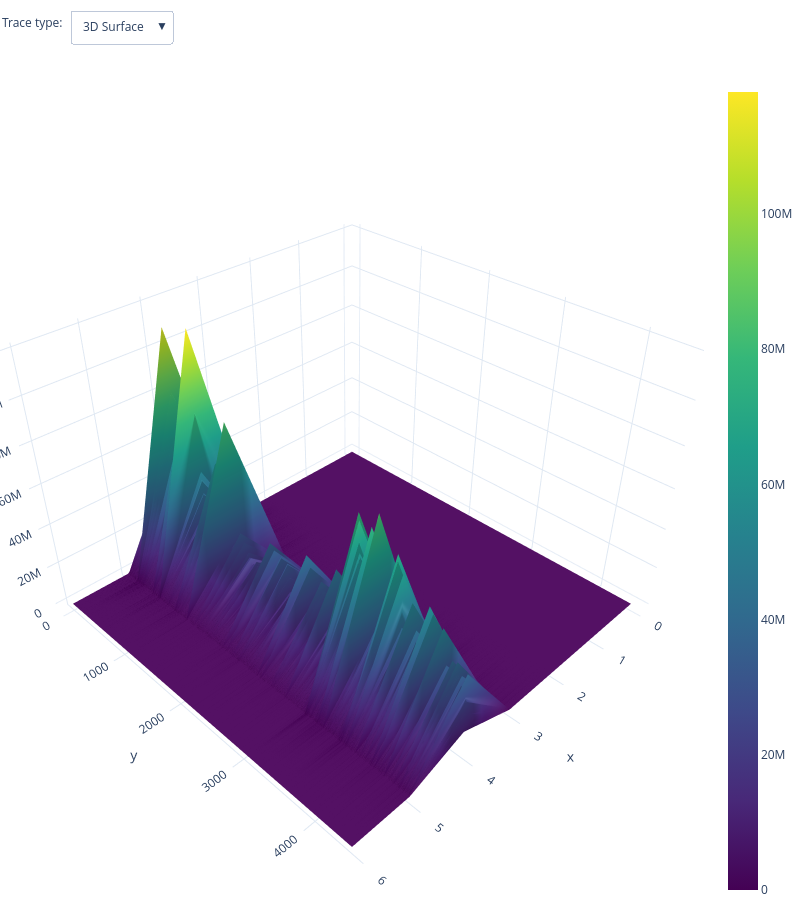

This figure's notebook cell:
### Markdown cell above
##The code for creating this was originally sourced from plotly.com and then customized for this analysis. It's open source, and you can find licensing details on plotly.com.##

It is a 3 Dimensional surface plot of normalized returns and can be used to visualize the data from a different angle.

### Code cell
import plotly.graph_objects as go  # Importing Plotly's graph_objects module

# create figure
fig = go.Figure()

# Add surface trace
fig.add_trace(go.Surface(z=df_xom.values.tolist(), colorscale="Viridis"))

# Update plot sizing
fig.update_layout(
    width=800,
    height=900,
    autosize=False,
    margin=dict(t=0, b=0, l=0, r=0),
    template="plotly_white",
)

# Update 3D scene options
fig.update_scenes(
    aspectratio=dict(x=1, y=1, z=0.7),
    aspectmode="manual"
)

# Add dropdown
fig.update_layout(
    updatemenus=[
        dict(
            buttons=list([
                dict(
                    args=["type", "surface"],
                    label="3D Surface",
                    method="restyle"
                ),
                dict(
                    args=["type", "heatmap"],
                    label="Heatmap",
                    method="restyle"
                )
            ]),
            direction="down",
            pad={"r": 10, "t": 10},
            showactive=True,
            x=0.1,
            xanchor="left",
            y=1.1,
            yanchor="top"
        ),
    ]
)

# Add annotation
fig.update_layout(
    annotations=[
        dict(text="Trace type:", showarrow=False,
        x=0, y=1.085, yref="paper", align="left")
    ]
)

fig.show()

### Figure 1 — Plotly figure (JSON) as saved in the notebook; plotly's stock layout.template omitted (floating-point values rounded to 4 significant figures; data arrays with more than 128 entries replaced by an {"elided": "..."} marker saying what was removed)
{"data": [{"colorscale": [[0, "#440154"], [0.1111, "#482878"], [0.2222, "#3e4989"], [0.3333, "#31688e"], [0.4444, "#26828e"], [0.5556, "#1f9e89"], [0.6667, "#35b779"], [0.7778, "#6ece58"], [0.8889, "#b5de2b"], [1, "#fde725"]], "type": "surface", "z": {"elided": "4474x7 float values"}}], "layout": {"annotations": [{"align": "left", "showarrow": false, "text": "Trace type:", "x": 0, "y": 1.085, "yref": "paper"}], "autosize": false, "height": 900, "margin": {"b": 0, "l": 0, "r": 0, "t": 0}, "scene": {"aspectmode": "manual", "aspectratio": {"x": 1, "y": 1, "z": 0.7}}, "updatemenus": [{"buttons": [{"args": ["type", "surface"], "label": "3D Surface", "method": "restyle"}, {"args": ["type", "heatmap"], "label": "Heatmap", "method": "restyle"}], "direction": "down", "pad": {"r": 10, "t": 10}, "showactive": true, "x": 0.1, "xanchor": "left", "y": 1.1, "yanchor": "top"}], "width": 800}}
